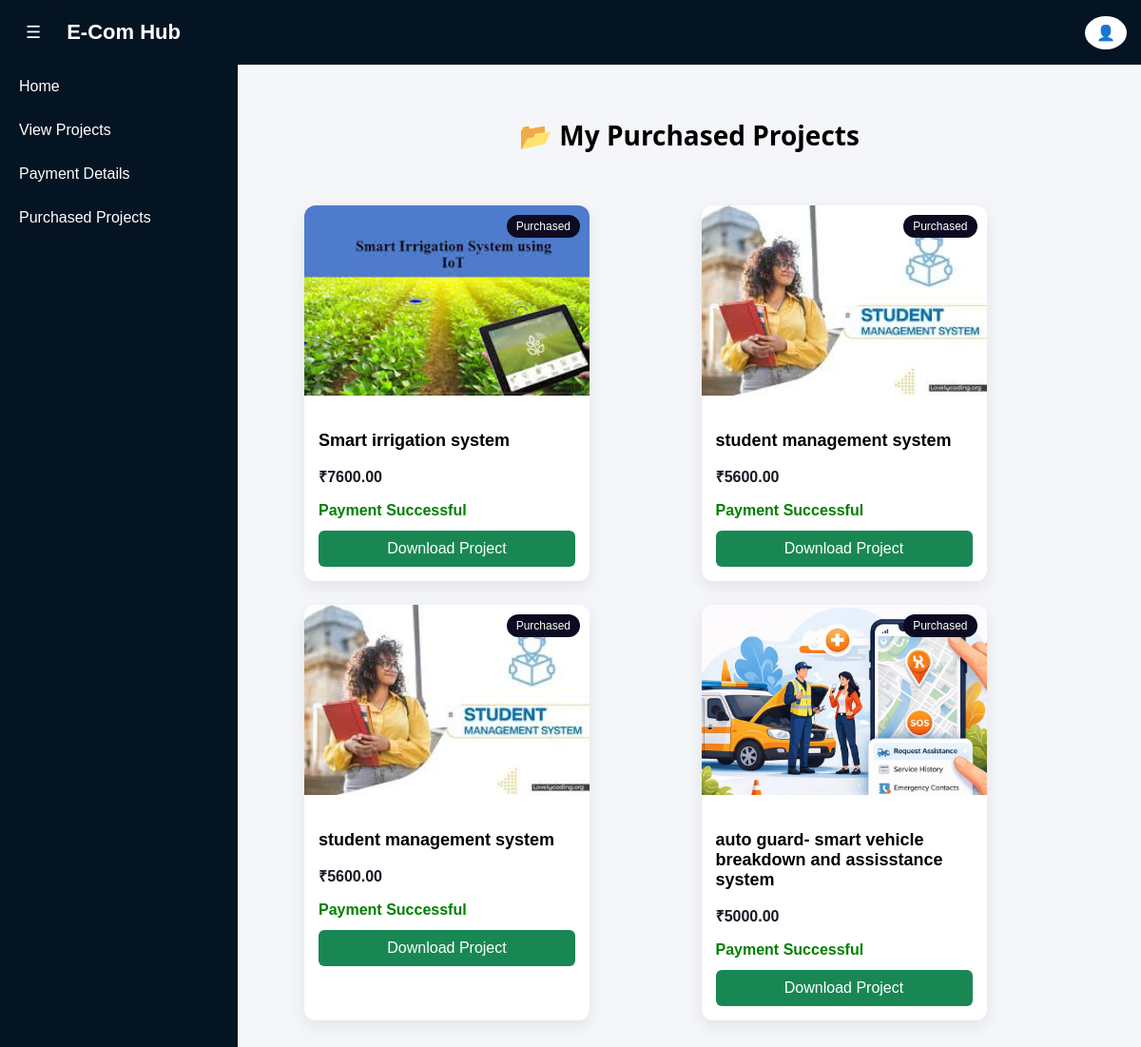
/purchased-projects/ (signed in), run on the app's committed database.
### ecom_app/models.py (models this page shows, shortened)
class Payment(models.Model):
    PAYMENT_STATUS = (
        ('PENDING', 'Pending'),
        ('SUCCESS', 'Success'),
        ('FAILED', 'Failed'),
    )
    PAYMENT_MODE = (
        ('UPI', 'UPI'),
        ('DEBIT_CARD', 'Debit Card'),
        ('CREDIT_CARD', 'Credit Card'),
        ('WALLET', 'Wallet'),
    )
    user = models.ForeignKey(CustomUser, on_delete=models.CASCADE)
    project = models.ForeignKey(Project, on_delete=models.CASCADE)
    transaction_id = models.CharField(max_length=255, unique=True)
    phonepe_transaction_id = models.CharField(max_length=255, blank=True, null=True)
    payment_mode = models.CharField(max_length=20, choices=PAYMENT_MODE)
    amount = models.DecimalField(max_digits=10, decimal_places=2)
    status = models.CharField(max_length=10, choices=PAYMENT_STATUS, default='PENDING')
    payment_response = models.TextField(blank=True, null=True)
    created_at = models.DateTimeField(default=timezone.now)

class Project(models.Model):
    CATEGORY_CHOICES = (
        ('AI', 'Artificial Intelligence'),
        ('ML', 'Machine Learning'),
        ('DL', 'Deep Learning'),
        ('WEB', 'Web Development'),
        ('IOT', 'Internet of Things'),
        ('DATA', 'Data Science'),
    )
    title = models.CharField(max_length=255)
    video = models.FileField(upload_to='videos/', null=True, blank=True)
    description = models.TextField()
    category = models.CharField(max_length=50, choices=CATEGORY_CHOICES)
    price = models.DecimalField(max_digits=10, decimal_places=2)
    google_drive_link = models.URLField()
    project_image = models.ImageField(upload_to='projects/', null=True, blank=True)
    created_at = models.DateTimeField(auto_now_add=True)

### ecom_app/user_side.py (the view)
# urls.py: path('purchased-projects/', views.purchased_projects, name='purchased_projects'),
@login_required
def purchased_projects(request):
    payments = Payment.objects.filter(
        user=request.user,
        status="SUCCESS"
    ).select_related("project")
    return render(request,"user/purchased_projects.html",{
        "payments":payments
    })

### ecom_app/templates/user/purchased_projects.html (shortened to what this page needs)
{% extends 'user/user_base.html' %}
{% block content %}
<h2 class="page-title">📂 My Purchased Projects</h2>
<div class="project-container">
{% for payment in payments %}
<div class="card">
<div class="badge">Purchased</div>
{% if payment.project.project_image %}
<img src="{{ payment.project.project_image.url }}">
{% endif %}
<div class="card-content">
<h3>{{ payment.project.title }}</h3>
<p class="price">₹{{ payment.amount }}</p>
{% if payment.status == "SUCCESS" %}
<span class="status-success">Payment Successful</span>
<a href="{% url 'download_project' payment.project.id %}" class="download-btn">
Download Project
</a>
{% else %}
<span class="status-pending">Payment Pending</span>
<span style="color:gray;">Payment Required</span>
{% endif %}
</div>
</div>
{% empty %}
<p class="empty-msg">You have not purchased any projects yet.</p>
{% endfor %}
</div>
{% endblock %}

### ecom_app/templates/user/user_base.html (style rules this page uses)
body { margin:0; font-family:Arial, Helvetica, sans-serif; background:#f4f6f9; }

### ecom_app/templates/user/purchased_projects.html (style rules this page uses)
.page-title { text-align:center; margin:35px 0; font-family:'Segoe UI',sans-serif; font-size:28px; font-weight:600; }
.project-container { display:grid; grid-template-columns:repeat(auto-fit,minmax(270px,1fr)); gap:25px; padding:20px 50px; }
.card { background:white; border-radius:12px; box-shadow:0 6px 18px rgba(0,0,0,0.08); overflow:hidden; transition:0.3s; position:relative; width:300px; }
.card img { width:100%; height:200px; object-fit:cover; }
.card-content { padding:15px; }
.card-content h3 { margin-bottom:8px; font-size:18px; }
.price { font-weight:bold; color:#151a22; }
.status-success { color:green; font-weight:600; }
.download-btn { display:block; margin-top:12px; padding:10px; text-align:center; background:#198754; color:white; text-decoration:none; border-radius:6px; }
.badge { position:absolute; top:10px; right:10px; background:#0c0b21; color:white; padding:5px 10px; font-size:12px; border-radius:20px; }

### data on the page
Payment: project.project_image (picture), project "Smart irrigation system", amount "7600.00", status "Payment Successful"
Payment: project.project_image (picture), project "student management system", amount "5600.00", status "Payment Successful"
Payment: project.project_image (picture), project "student management system", amount "5600.00", status "Payment Successful"
Payment: project.project_image (picture), project "auto guard- smart vehicle breakdown and assisstance system", amount "5000.00", status "Payment Successful"
